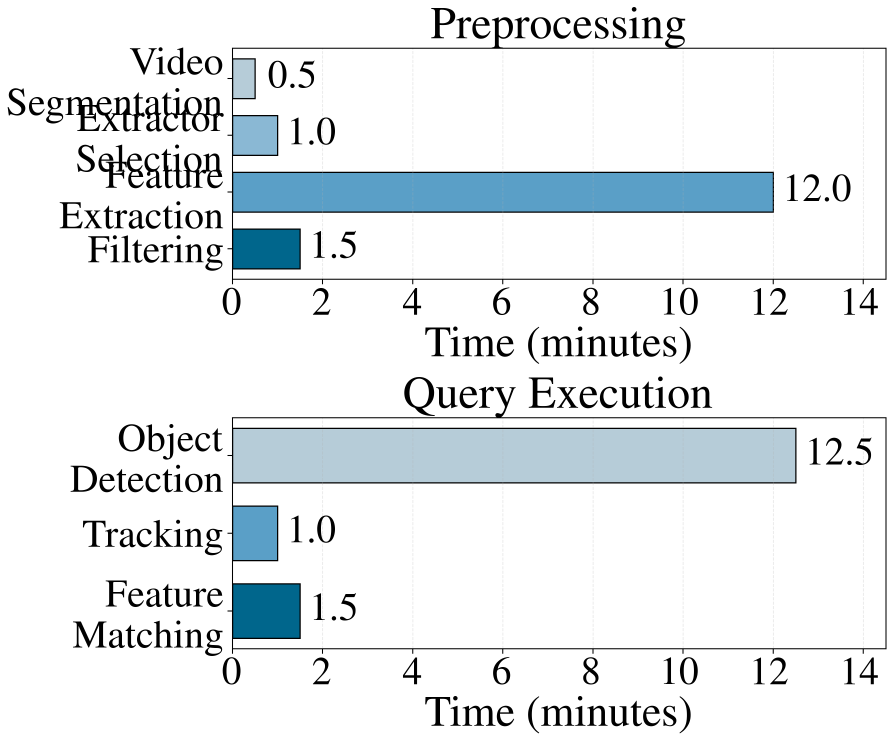
#> input picture test/cost_breakdown_combined_vertical_large.png, 3573 x 2973 px (shown at 1/4 size); its folder holds only this picture in this run
$ python -i energy_lbp_extractor.py   (imports and definitions only)   (older library calls are emulated)
#> lines starting #> are read from the running program, lines starting #| are printed output that depends on the picture
import os
import cv2
import numpy as np
import glob
from skimage.feature import local_binary_pattern, graycomatrix, graycoprops

from memory.memory_extractor import judge_memory, update_memory

def calculate_glcm(image, bins=256):
    gray_frame = cv2.cvtColor(image, cv2.COLOR_BGR2GRAY)
    frame_glcm = graycomatrix(gray_frame, [1], [0], 256, symmetric=True, normed=True)
    frame_contrast = graycoprops(frame_glcm, 'contrast').flatten()
    frame_energy = graycoprops(frame_glcm, 'energy').flatten()
    return frame_contrast, frame_energy

# [4 lines left out: function calculate_color_histogram, not called in this run]

def calculate_lbp(image, P=8, R=1):
    gray_frame = cv2.cvtColor(image, cv2.COLOR_BGR2GRAY)
    lbp = local_binary_pattern(gray_frame, P, R, method='uniform')
    hist, _ = np.histogram(lbp, bins=np.arange(0, P + 3), range=(0, P + 2))
    return hist / hist.sum()

# [4 lines left out: function compare_histograms, not called in this run]
def extract_glcm_lbp_features(image):
    contrast, energy = calculate_glcm(image)
    lbp_histogram = calculate_lbp(image)
    return {
        'contrast': contrast,
        'energy': energy,
        'lbp_histogram': lbp_histogram
    }
# [107 lines left out: functions get_motion_mask, compare_glcm_lbp, calculate_glcm_lbp, glcm_lbp_extraction, not called in this run]

>>> import cv2
>>> picture = cv2.imread('test/cost_breakdown_combined_vertical_large.png')
#> picture is the input picture: shape (2973, 3573, 3); mean B, G, R 237.3, 234.9, 230.4
>>> result = extract_glcm_lbp_features(picture)
#> in calculate_glcm, `gray_frame = cv2.cvtColor(image, cv2.COLOR_BGR2GRAY)`:
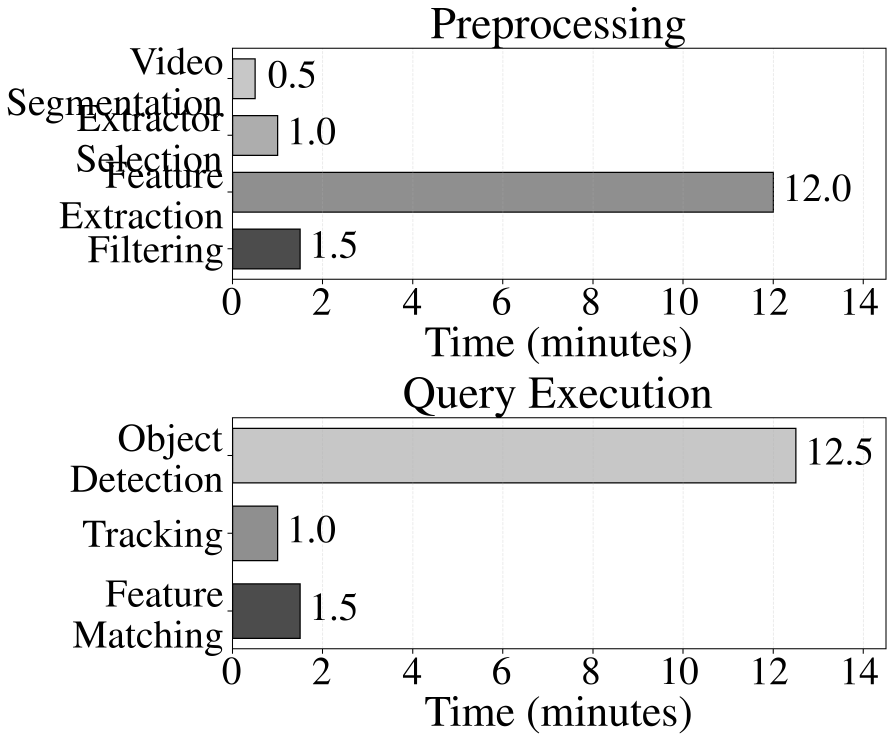
#> gray_frame: shape (2973, 3573) (shown at 1/4 size); min 0, max 255, mean 233.8
#> in calculate_glcm, `frame_contrast = graycoprops(frame_glcm, 'contrast').flatten()`: frame_contrast = [255.2]
#> in calculate_glcm, `frame_energy = graycoprops(frame_glcm, 'energy').flatten()`: frame_energy = [0.848]
#> in extract_glcm_lbp_features, `contrast, energy = calculate_glcm(image)`: contrast = [255.2]; energy = [0.848]
#> in calculate_lbp, `lbp = local_binary_pattern(gray_frame, P, R, method='uniform')`:
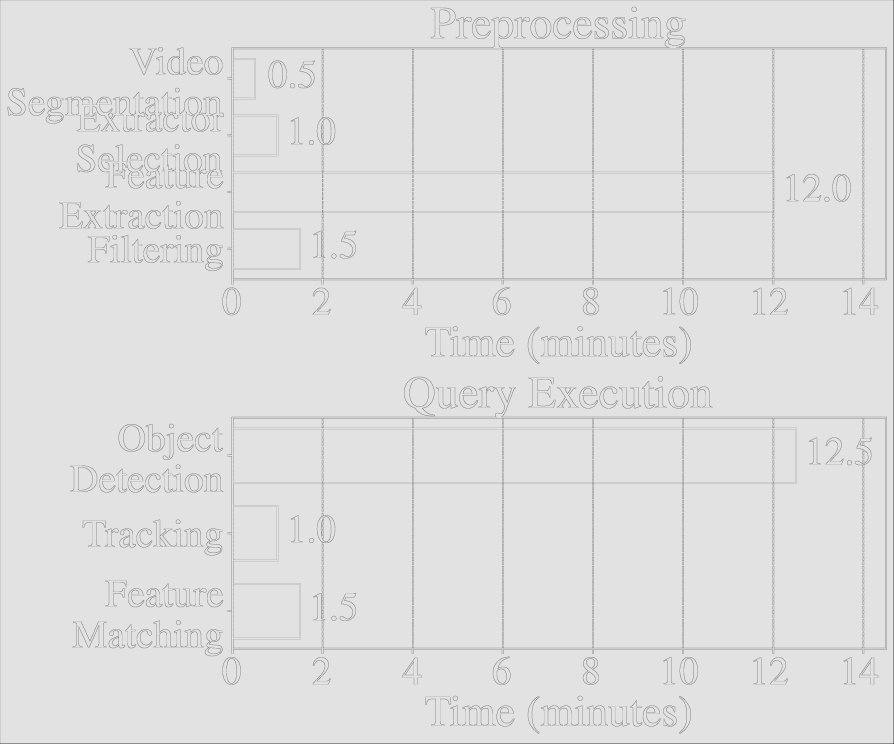
#> lbp: shape (2973, 3573) float64 (shown at 1/4 size); min 0, max 9, mean 7.91; drawn with min black and max white
#> in calculate_lbp, `hist, _ = np.histogram(lbp, bins=np.arange(0, P + 3), range=(0, P + 2))`: hist = [4, 255, 208, 29031, 32756, 217613, 2605, 22576, 10317168, 313]
#> in extract_glcm_lbp_features, `lbp_histogram = calculate_lbp(image)`: lbp_histogram = [3.77e-07, 2.4e-05, 1.96e-05, 0.00273, 0.00308, 0.0205, 0.000245, 0.00213, 0.971, 2.95e-05]
#> result = {'contrast': [255.2], 'energy': [0.848], 'lbp_histogram': [3.77e-07, 2.4e-05, 1.96e-05, 0.00273, 0.00308, 0.0205, 0.000245, 0.00213, 0.971, 2.95e-05]}

$ run again, on test/lambda_sensitivity_f1_decimal_time.png
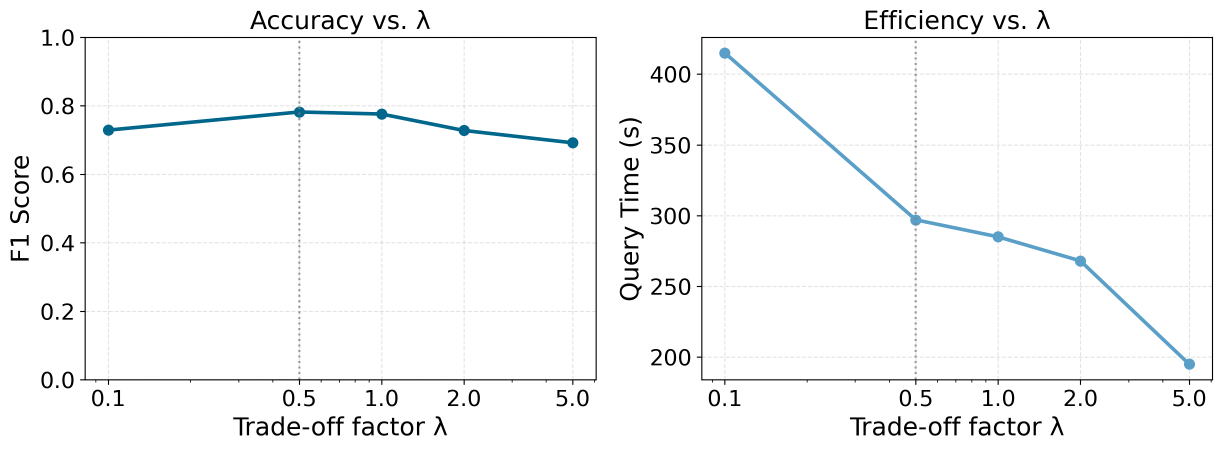
#> input picture test/lambda_sensitivity_f1_decimal_time.png, 3667 x 1352 px (shown at 1/3 size)
#> picture is the input picture: shape (1352, 3667, 3); mean B, G, R 248.1, 247.8, 247.1
#> frame_contrast = [220.3]
#> frame_energy = [0.939]
#> contrast = [220.3]; energy = [0.939]
#> in calculate_lbp, `lbp = local_binary_pattern(gray_frame, P, R, method='uniform')`:
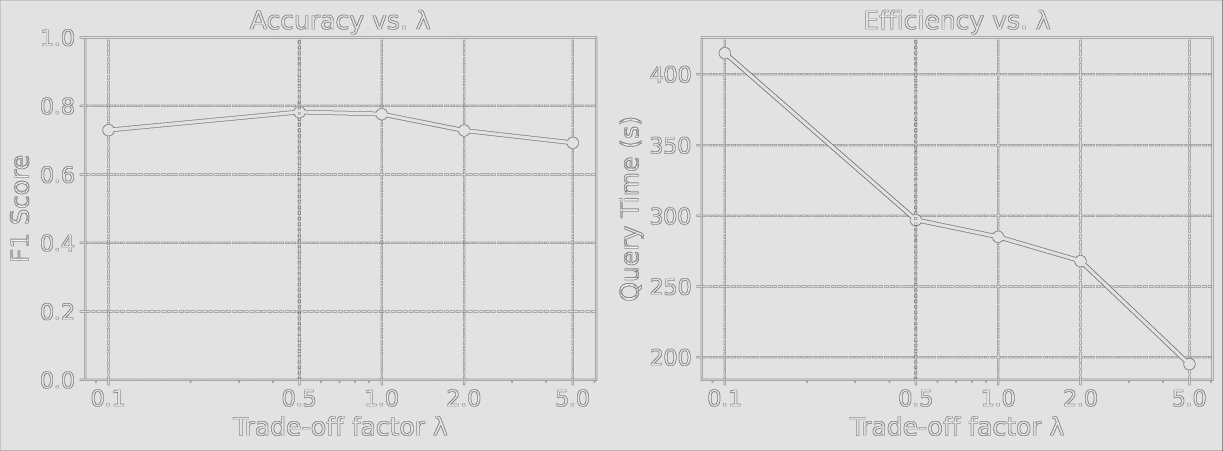
#> lbp: shape (1352, 3667) float64 (shown at 1/3 size); min 0, max 9, mean 7.86; drawn with min black and max white
#> hist = [19, 343, 132, 17189, 20100, 172019, 5378, 13813, 4725789, 3002]
#> lbp_histogram = [3.83e-06, 6.92e-05, 2.66e-05, 0.00347, 0.00405, 0.0347, 0.00108, 0.00279, 0.953, 0.000606]
#> result = {'contrast': [220.3], 'energy': [0.939], 'lbp_histogram': [3.83e-06, 6.92e-05, 2.66e-05, 0.00347, 0.00405, 0.0347, 0.00108, 0.00279, 0.953, 0.000606]}

$ run again, on test/omega_f1_time_2x5.png
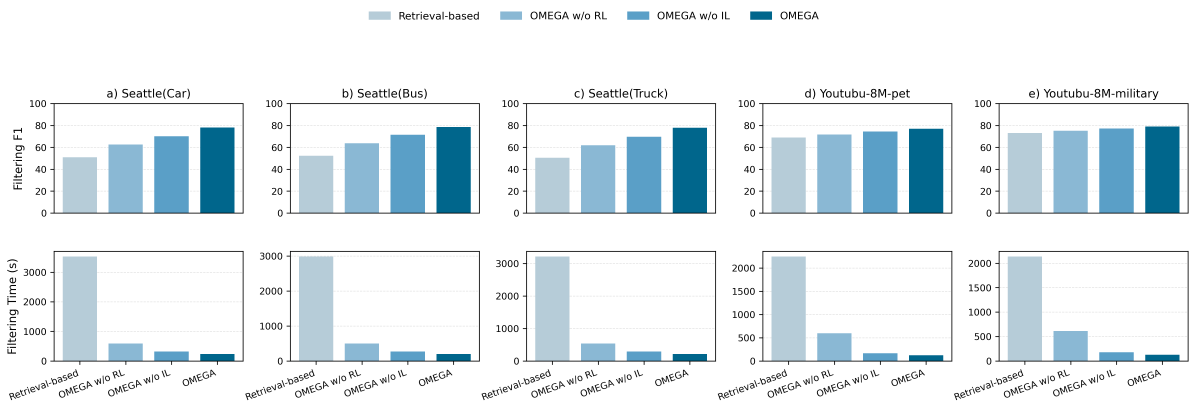
#> input picture test/omega_f1_time_2x5.png, 4782 x 1637 px (shown at 1/4 size)
#> picture is the input picture: shape (1637, 4782, 3); mean B, G, R 239.6, 235.5, 227.2
#> in calculate_glcm, `gray_frame = cv2.cvtColor(image, cv2.COLOR_BGR2GRAY)`:
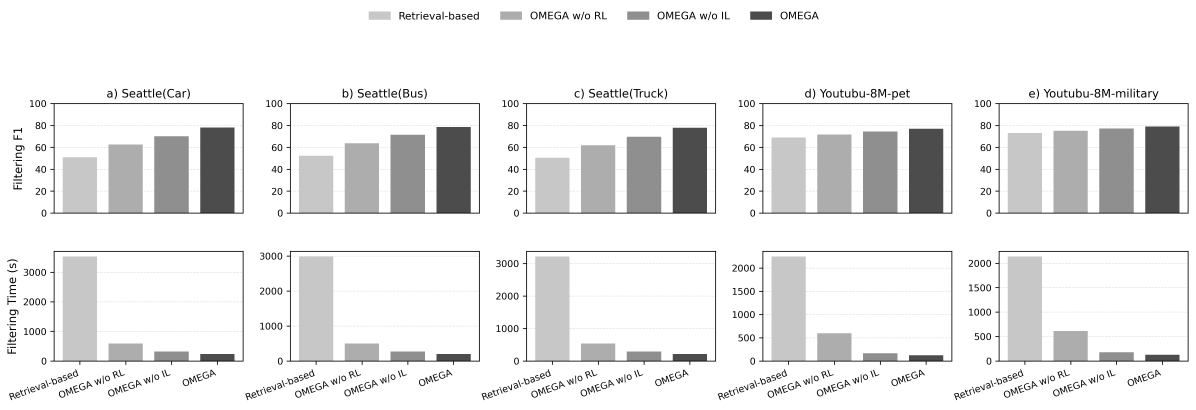
#> gray_frame: shape (1637, 4782) (shown at 1/4 size); min 0, max 255, mean 233.5
#> frame_contrast = [322.6]
#> frame_energy = [0.802]
#> contrast = [322.6]; energy = [0.802]
#> in calculate_lbp, `lbp = local_binary_pattern(gray_frame, P, R, method='uniform')`:
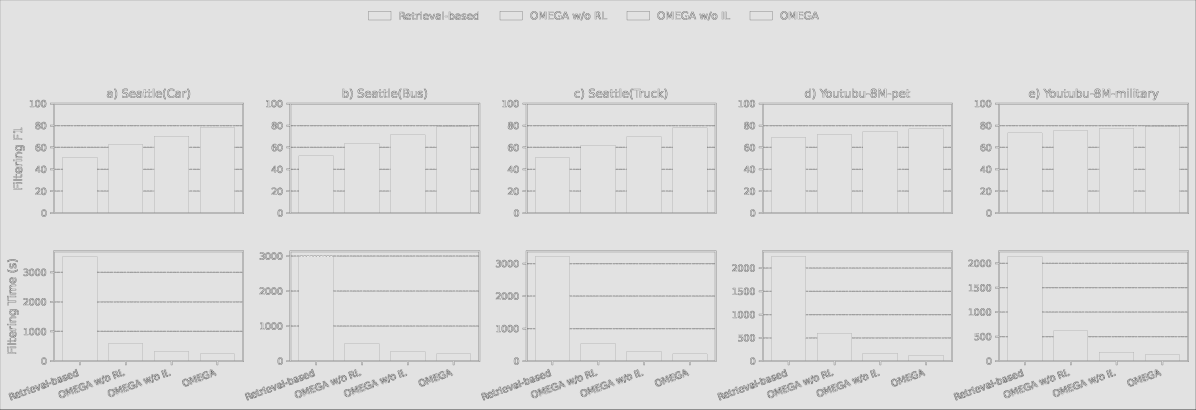
#> lbp: shape (1637, 4782) float64 (shown at 1/4 size); min 0, max 9, mean 7.86; drawn with min black and max white
#> hist = [505, 5067, 841, 26506, 38286, 252311, 6216, 24684, 7452037, 21681]
#> lbp_histogram = [6.45e-05, 0.000647, 0.000107, 0.00339, 0.00489, 0.0322, 0.000794, 0.00315, 0.952, 0.00277]
#> result = {'contrast': [322.6], 'energy': [0.802], 'lbp_histogram': [6.45e-05, 0.000647, 0.000107, 0.00339, 0.00489, 0.0322, 0.000794, 0.00315, 0.952, 0.00277]}

$ run again, on test/segment_sensitivity_baseline.png
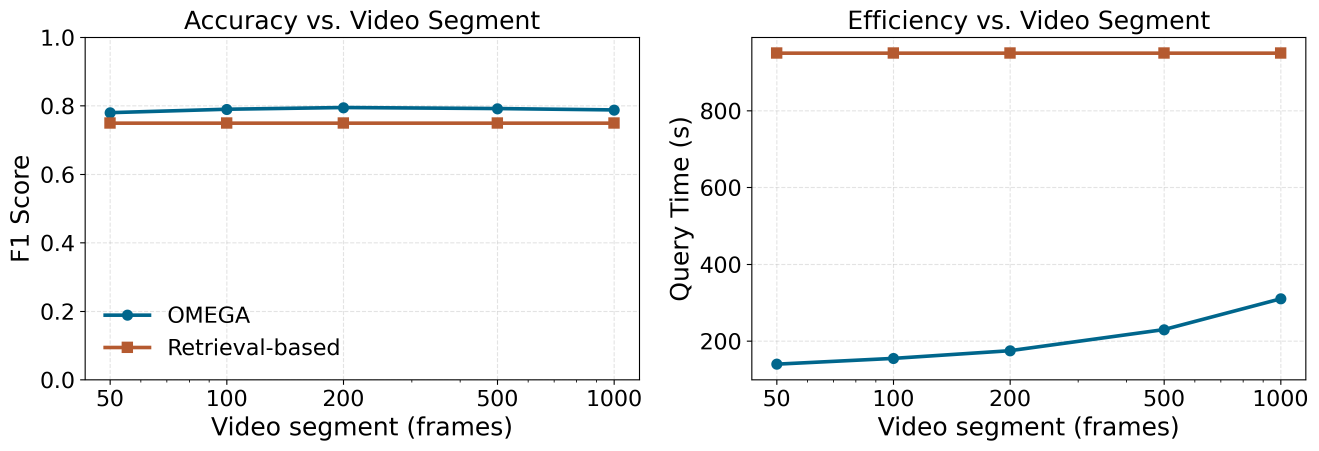
#> input picture test/segment_sensitivity_baseline.png, 3956 x 1352 px (shown at 1/3 size)
#> picture is the input picture: shape (1352, 3956, 3); mean B, G, R 244.7, 244.7, 244.7
#> frame_contrast = [273]
#> frame_energy = [0.926]
#> contrast = [273]; energy = [0.926]
#> in calculate_lbp, `lbp = local_binary_pattern(gray_frame, P, R, method='uniform')`:
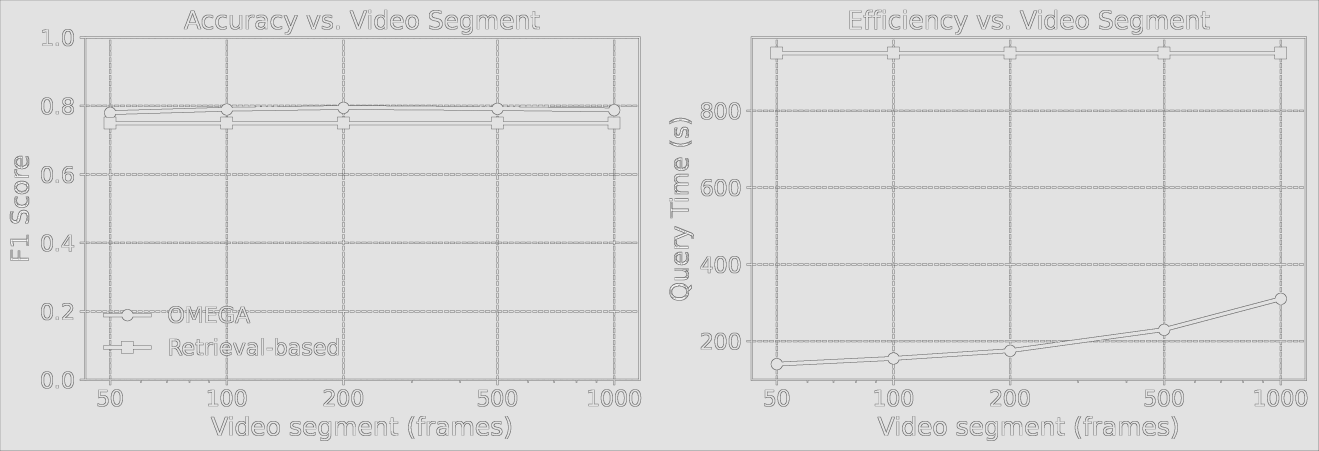
#> lbp: shape (1352, 3956) float64 (shown at 1/3 size); min 0, max 9, mean 7.85; drawn with min black and max white
#> hist = [24, 473, 208, 18981, 28547, 195897, 4594, 14937, 5081812, 3039]
#> lbp_histogram = [4.49e-06, 8.84e-05, 3.89e-05, 0.00355, 0.00534, 0.0366, 0.000859, 0.00279, 0.95, 0.000568]
#> result = {'contrast': [273], 'energy': [0.926], 'lbp_histogram': [4.49e-06, 8.84e-05, 3.89e-05, 0.00355, 0.00534, 0.0366, 0.000859, 0.00279, 0.95, 0.000568]}
